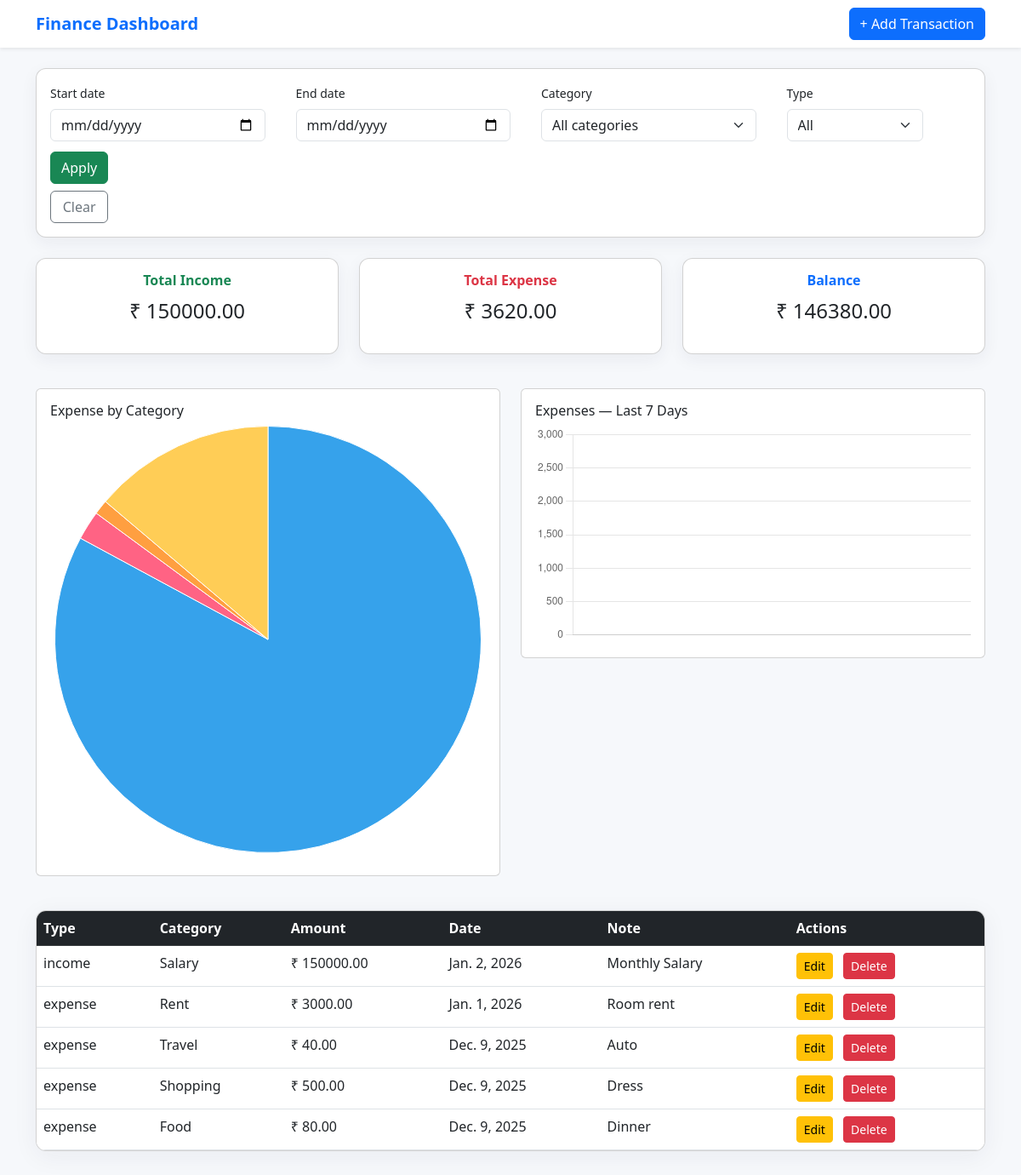
The page / on the database its author committed.
### expenses/models.py (models this page shows, shortened)
class Transaction(models.Model):
    TRANSACTION_TYPES = (
        ('income', 'Income'),
        ('expense', 'Expense'),
    )
    type = models.CharField(max_length=7, choices=TRANSACTION_TYPES)
    category = models.ForeignKey(Category, on_delete=models.SET_NULL, null=True)
    amount = models.DecimalField(max_digits=10, decimal_places=2)
    date = models.DateField()
    note = models.CharField(max_length=255, blank=True, null=True)
    created_at = models.DateTimeField(auto_now_add=True, null=True)

class Category(models.Model):
    name = models.CharField(max_length=100)
    def __str__(self):
        return self.name

### expenses/views.py (the view)
# urls.py: path('', views.home, name='home'),
def home(request):
    start_date = request.GET.get('start_date')  # e.g. "2025-12-01"
    end_date = request.GET.get('end_date')      # e.g. "2025-12-09"
    category_id = request.GET.get('category')   # category id string
    tx_type = request.GET.get('type')           # 'income' or 'expense' or None
    def parse_date(s):
        if not s:
            return None
        try:
            return datetime.strptime(s, "%Y-%m-%d").date()
        except ValueError:
            return None
    s_date = parse_date(start_date)
    e_date = parse_date(end_date)
    qs = Transaction.objects.all().order_by('-date')
    if s_date:
        qs = qs.filter(date__gte=s_date)
    if e_date:
        qs = qs.filter(date__lte=e_date)
    if category_id:
        try:
            qs = qs.filter(category__id=int(category_id))
        except ValueError:
            pass
    if tx_type in ('income', 'expense'):
        qs = qs.filter(type=tx_type)
    income_agg = qs.filter(type='income').aggregate(total=Sum('amount'))['total']
    expense_agg = qs.filter(type='expense').aggregate(total=Sum('amount'))['total']
    total_income = income_agg if income_agg is not None else Decimal('0.00')
    total_expense = expense_agg if expense_agg is not None else Decimal('0.00')
    balance = total_income - total_expense
    categories = Category.objects.all().order_by('name')
    cat_qs = qs.filter(type='expense').values('category__id', 'category__name').annotate(total=Sum('amount'))
    expense_cat_labels = [item['category__name'] if item['category__name'] else 'Uncategorized' for item in cat_qs]
    expense_cat_values = [float(item['total']) for item in cat_qs]
    end_for_last7 = e_date if e_date is not None else date.today()
    start_for_last7 = end_for_last7 - timedelta(days=6)
    last7_dates = [start_for_last7 + timedelta(days=i) for i in range(7)]
    last7_labels = [d.strftime("%Y-%m-%d") for d in last7_dates]
    last7_sums = []
    for d in last7_dates:
        s = qs.filter(type='expense', date=d).aggregate(total=Sum('amount'))['total']
        last7_sums.append(float(s) if s is not None else 0.0)
    context = {
        'transactions': qs,
        'total_income': total_income,
        'total_expense': total_expense,
        'balance': balance,
        'categories': categories,
        'expense_cat_labels_json': json.dumps(expense_cat_labels),
        'expense_cat_values_json': json.dumps(expense_cat_values),
        'last7_labels_json': json.dumps(last7_labels),
        'last7_values_json': json.dumps(last7_sums),
        'filter_start_date': start_date or '',
        'filter_end_date': end_date or '',
        'filter_category': int(category_id) if category_id and category_id.isdigit() else '',
        'filter_type': tx_type or '',
    }
    return render(request, 'expenses/transaction_list.html', context)

### expenses/templates/expenses/transaction_list.html (shortened to what this page needs)
<!DOCTYPE html>
<html>
<head>
    <link href="https://cdn.jsdelivr.net/npm/bootstrap@5.3.0/dist/css/bootstrap.min.css" rel="stylesheet">
</head>
<body>
  <nav class="navbar navbar-expand-lg navbar-light bg-white shadow-sm mb-4">
    <div class="container">
      <a class="navbar-brand brand" href="{% url 'home' %}">Finance Dashboard</a>
      <div class="ms-auto d-flex align-items-center">
        <a href="{% url 'add_transaction' %}" class="btn btn-primary">+ Add Transaction</a>
      </div>
    </div>
  </nav>
  <div class="container">
    <div class="card mb-4 p-3 summary-card">
      <form method="get" class="row align-items-end filter-row">
        <div class="col-md-3">
          <label class="form-label small">Start date</label>
          <input type="date" name="start_date" class="form-control" value="{{ filter_start_date|default:'' }}">
        </div>
        <div class="col-md-3">
          <label class="form-label small">End date</label>
          <input type="date" name="end_date" class="form-control" value="{{ filter_end_date|default:'' }}">
        </div>
        <div class="col-md-3">
          <label class="form-label small">Category</label>
          <select name="category" class="form-select">
            <option value="">All categories</option>
          </select>
        </div>
        <div class="col-md-2">
          <label class="form-label small">Type</label>
          <select name="type" class="form-select">
            <option value="">All</option>
          </select>
        </div>
        <div class="col-md-1 d-grid">
          <button type="submit" class="btn btn-success">Apply</button>
          <a href="{% url 'home' %}" class="btn btn-outline-secondary mt-2">Clear</a>
        </div>
      </form>
    </div>
    <div class="row mb-4">
      <div class="col-md-4 mb-3">
        <div class="card summary-card">
          <div class="card-body text-center">
            <h6 class="text-success fw-bold">Total Income</h6>
            <p class="fs-4">₹ {{ total_income|default:"0.00"|floatformat:2 }}</p>
          </div>
        </div>
      </div>
      <div class="col-md-4 mb-3">
        <div class="card summary-card">
          <div class="card-body text-center">
            <h6 class="text-danger fw-bold">Total Expense</h6>
            <p class="fs-4">₹ {{ total_expense|default:"0.00"|floatformat:2 }}</p>
          </div>
        </div>
      </div>
      <div class="col-md-4 mb-3">
        <div class="card summary-card">
          <div class="card-body text-center">
            <h6 class="text-primary fw-bold">Balance</h6>
            <p class="fs-4">₹ {{ balance|default:"0.00"|floatformat:2 }}</p>
          </div>
        </div>
      </div>
    </div>
    <div class="row mb-4">
      <div class="col-md-6 mb-3">
        <div class="card chart-card">
          <div class="card-body">
            <h6 class="card-title">Expense by Category</h6>
            <canvas id="expenseCategoryChart"></canvas>
          </div>
        </div>
      </div>
      <div class="col-md-6 mb-3">
        <div class="card chart-card">
          <div class="card-body">
            <h6 class="card-title">Expenses — Last 7 Days</h6>
            <canvas id="last7DaysChart"></canvas>
          </div>
        </div>
      </div>
    </div>
    <div class="card table-card mb-5">
      <div class="card-body p-0">
        <table class="table mb-0">
          <thead class="table-dark">
            <tr>
              <th>Type</th>
              <th>Category</th>
              <th>Amount</th>
              <th>Date</th>
              <th>Note</th>
              <th>Actions</th>
            </tr>
          </thead>
          <tbody>
            {% for t in transactions %}
            <tr>
              <td>{{ t.type }}</td>
              <td>{{ t.category }}</td>
              <td>₹ {{ t.amount|floatformat:2 }}</td>
              <td>{{ t.date }}</td>
              <td>{{ t.note }}</td>
              <td>
                <a href="{% url 'edit_transaction' t.pk %}" class="btn btn-sm btn-warning">Edit</a>
                <a href="{% url 'delete_transaction' t.pk %}" class="btn btn-sm btn-danger ms-2">Delete</a>
              </td>
            </tr>
            {% empty %}
            <tr><td colspan="6" class="text-center p-4">No transactions found for the selected filters.</td></tr>
            {% endfor %}
          </tbody>
        </table>
      </div>
    </div>
  </div>
  <script>
    // Safe parsing helper
    function parseJSONSafe(str) {
      try {
        return JSON.parse(str);
      } catch (e) {
        return [];
      }
    }
    const dataEl = document.getElementById('chart-data');
    const expenseCatLabels = parseJSONSafe(dataEl?.dataset?.expenseLabels || '[]');
    const expenseCatValues = parseJSONSafe(dataEl?.dataset?.expenseValues || '[]');
    const last7Labels = parseJSONSafe(dataEl?.dataset?.last7Labels || '[]');
    const last7Values = parseJSONSafe(dataEl?.dataset?.last7Values || '[]');
    // Expense by Category - Pie Chart
    const ctx1El = document.getElementById('expenseCategoryChart');
    if (ctx1El) {
      const ctx1 = ctx1El.getContext('2d');
      new Chart(ctx1, {
        type: 'pie',
        data: { labels: expenseCatLabels, datasets: [{ data: expenseCatValues, borderWidth: 1 }] },
        options: { responsive: true, plugins: { legend: { position: 'bottom' } } }
      });
    }
    // Last 7 days - Bar Chart
    const ctx2El = document.getElementById('last7DaysChart');
    if (ctx2El) {
      const ctx2 = ctx2El.getContext('2d');
      new Chart(ctx2, {
        type: 'bar',
        data: {
          labels: last7Labels,
          datasets: [{ label: 'Expense (₹)', data: last7Values, borderWidth: 1 }]
        },
        options: { responsive: true, scales: { y: { beginAtZero: true } }, plugins: { legend: { display: false } } }
      });
    }
  </script>
</body>
</html>

### expenses/templates/expenses/transaction_list.html (style rules this page uses)
body { background:#f6f8fb; }
.chart-card { min-height: 280px; }
.summary-card { border-radius:12px; box-shadow:0 6px 20px rgba(30,30,60,0.06); }
.table-card { border-radius:12px; overflow:hidden; box-shadow:0 6px 30px rgba(30,30,60,0.06); }
.brand { font-weight:800; font-size:1.25rem; color:#0d6efd; }
.filter-row { gap: .75rem; }

### rows shown on the page
Transaction: type "income", category "Salary", amount "150000.00", date "Jan. 2, 2026", note "Monthly Salary"
Transaction: type "expense", category "Rent", amount "3000.00", date "Jan. 1, 2026", note "Room rent"
Transaction: type "expense", category "Travel", amount "40.00", date "Dec. 9, 2025", note "Auto"
Transaction: type "expense", category "Shopping", amount "500.00", date "Dec. 9, 2025", note "Dress"
Transaction: type "expense", category "Food", amount "80.00", date "Dec. 9, 2025", note "Dinner"

### other values the page prints
{{ total_income|default:"0.00"|floatformat:2 }} "150000.00"
{{ total_expense|default:"0.00"|floatformat:2 }} "3620.00"
{{ balance|default:"0.00"|floatformat:2 }} "146380.00"
